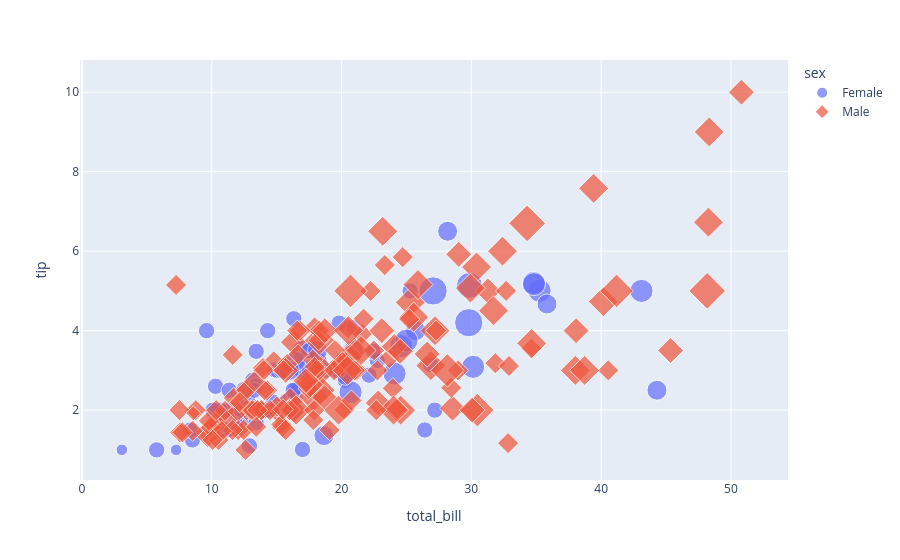

Notebook source saved alongside this figure:
### Code cell
fig = px.scatter(
    df,
    x="total_bill",
    y="tip",
    color="sex",
    size="size",
    hover_data=["time"],
    symbol="sex"
)

fig.show()

### Figure 1 — Plotly figure (JSON) as saved in the notebook; plotly's stock layout.template omitted (floating-point values rounded to 4 significant figures; data arrays with more than 128 entries replaced by an {"elided": "..."} marker saying what was removed)
{"data": [{"customdata": [["Dinner"], ["Dinner"], ["Dinner"], ["Dinner"], ["Dinner"], ["Dinner"], ["Dinner"], ["Dinner"], ["Dinner"], ["Dinner"], ["Dinner"], ["Dinner"], ["Dinner"], ["Dinner"], ["Dinner"], ["Dinner"], ["Dinner"], ["Dinner"], ["Dinner"], ["Dinner"], ["Dinner"], ["Lunch"], ["Lunch"], ["Dinner"], ["Dinner"], ["Dinner"], ["Dinner"], ["Dinner"], ["Dinner"], ["Dinner"], ["Dinner"], ["Dinner"], ["Dinner"], ["Dinner"], ["Dinner"], ["Lunch"], ["Lunch"], ["Lunch"], ["Lunch"], ["Lunch"], ["Lunch"], ["Lunch"], ["Lunch"], ["Lunch"], ["Lunch"], ["Lunch"], ["Lunch"], ["Lunch"], ["Lunch"], ["Lunch"], ["Lunch"], ["Lunch"], ["Lunch"], ["Lunch"], ["Lunch"], ["Lunch"], ["Lunch"], ["Dinner"], ["Dinner"], ["Dinner"], ["Dinner"], ["Dinner"], ["Dinner"], ["Dinner"], ["Dinner"], ["Dinner"], ["Dinner"], ["Lunch"], ["Lunch"], ["Lunch"], ["Lunch"], ["Lunch"], ["Lunch"], ["Lunch"], ["Dinner"], ["Dinner"], ["Dinner"], ["Dinner"], ["Dinner"], ["Lunch"], ["Lunch"], ["Lunch"], ["Lunch"], ["Dinner"], ["Dinner"], ["Dinner"], ["Dinner"]], "hovertemplate": "sex=Female<br>total_bill=%{x}<br>tip=%{y}<br>size=%{marker.size}<br>time=%{customdata[0]}<extra></extra>", "legendgroup": "Female", "marker": {"color": "#636efa", "size": [2, 4, 4, 2, 3, 3, 2, 2, 2, 2, 4, 3, 2, 4, 2, 2, 1, 3, 2, 2, 2, 1, 4, 2, 2, 2, 2, 2, 3, 2, 2, 2, 1, 3, 2, 2, 2, 4, 2, 2, 6, 2, 2, 2, 2, 2, 2, 2, 2, 2, 2, 2, 6, 2, 2, 3, 2, 5, 4, 2, 3, 2, 2, 2, 2, 3, 3, 2, 4, 2, 2, 2, 2, 3, 2, 2, 3, 2, 4, 2, 3, 2, 2, 2, 3, 2, 2], "sizemode": "area", "sizeref": 0.015, "symbol": "circle"}, "mode": "markers", "name": "Female", "orientation": "v", "showlegend": true, "type": "scatter", "x": [16.99, 24.59, 35.26, 14.83, 10.33, 16.97, 20.29, 15.77, 19.65, 15.06, 20.69, 16.93, 10.29, 34.81, 26.41, 16.45, 3.07, 17.07, 26.86, 25.28, 14.73, 10.07, 34.83, 5.75, 16.32, 22.75, 11.35, 15.38, 44.3, 22.42, 20.92, 14.31, 7.25, 25.71, 17.31, 10.65, 12.43, 24.08, 13.42, 12.48, 29.8, 14.52, 11.38, 20.27, 11.17, 12.26, 18.26, 8.51, 10.33, 14.15, 13.16, 17.47, 27.05, 16.43, 8.35, 18.64, 11.87, 29.85, 25.0, 13.39, 16.21, 17.51, 10.59, 10.63, 9.6, 20.9, 18.15, 19.81, 43.11, 13.0, 12.74, 13.0, 16.4, 16.47, 12.76, 13.27, 28.17, 12.9, 30.14, 13.42, 15.98, 16.27, 10.09, 22.12, 35.83, 27.18, 18.78], "xaxis": "x", "y": [1.01, 3.61, 5.0, 3.02, 1.67, 3.5, 2.75, 2.23, 3.0, 3.0, 2.45, 3.07, 2.6, 5.2, 1.5, 2.47, 1.0, 3.0, 3.14, 5.0, 2.2, 1.83, 5.17, 1.0, 4.3, 3.25, 2.5, 3.0, 2.5, 3.48, 4.08, 4.0, 1.0, 4.0, 3.5, 1.5, 1.8, 2.92, 1.68, 2.52, 4.2, 2.0, 2.0, 2.83, 1.5, 2.0, 3.25, 1.25, 2.0, 2.0, 2.75, 3.5, 5.0, 2.3, 1.5, 1.36, 1.63, 5.14, 3.75, 2.61, 2.0, 3.0, 1.61, 2.0, 4.0, 3.5, 3.5, 4.19, 5.0, 2.0, 2.01, 2.0, 2.5, 3.23, 2.23, 2.5, 6.5, 1.1, 3.09, 3.48, 3.0, 2.5, 2.0, 2.88, 4.67, 2.0, 3.0], "yaxis": "y"}, {"customdata": {"elided": "157x1 str values"}, "hovertemplate": "sex=Male<br>total_bill=%{x}<br>tip=%{y}<br>size=%{marker.size}<br>time=%{customdata[0]}<extra></extra>", "legendgroup": "Male", "marker": {"color": "#EF553B", "size": {"elided": "157 int values"}, "sizemode": "area", "sizeref": 0.015, "symbol": "diamond"}, "mode": "markers", "name": "Male", "orientation": "v", "showlegend": true, "type": "scatter", "x": {"elided": "157 float values"}, "xaxis": "x", "y": {"elided": "157 float values"}, "yaxis": "y"}], "layout": {"legend": {"itemsizing": "constant", "title": {"text": "sex"}, "tracegroupgap": 0}, "margin": {"t": 60}, "xaxis": {"anchor": "y", "domain": [0, 1], "title": {"text": "total_bill"}}, "yaxis": {"anchor": "x", "domain": [0, 1], "title": {"text": "tip"}}}}
